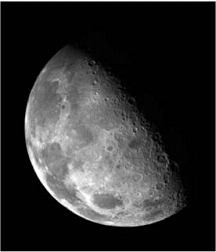
%> input picture Aula3/Moon.tif, 216 x 252 px
$ octave --eval "EqualizacaoHistograma('Moon.tif');"   (GNU Octave 9; MATLAB toolbox functions it lacks are replaced by stand-ins)
%> lines starting %> are read from the running program, lines starting %| are printed output that depends on the picture
function EqualizacaoHistograma(imagem)
%> called with imagem = 'Moon.tif'
    I = imread(imagem);
%> I is the input picture: size 252x216 uint8; min 0, max 255, mean 48.1
    [m,n] = size(I);
%> m = 252; n = 216
    c = zeros(m,n);

    for k=1:256
        h1(k)=0;
        h2(k)=0;
        equalizado(k) = 0;
        fda(k) = 0;
        nivelCinza(k) = 0;
    end


    for i=1:m
        for j=1:n
            ind=double(I(i,j))+1;
            h1(ind) = h1(ind) + 1;
        end
    end
%> after the loop, h1 = 256 values, max 20459 at index 1, min 0 at index 2, mean 212.6


     for k=1:256
         equalizado(k)=h1(k)/(m*n);
     end
%> after the loop, equalizado = 256 values, max 0.376 at index 1, min 0 at index 2, mean 0.00391


     %FDA
     for k=1:256
         soma = 0;
         for j=1:k
             soma = soma+equalizado(j);
         end
         fda(k) = soma;
     end
%> after the loop, fda = 256 values from 0.376 to 1

%
     for k=1:256
        nivelCinza(k) = round (fda(k)*255);
     end
%> after the loop, nivelCinza = 256 values from 96 to 255

%
     for i=1:m
        for j=1:n
             c(i,j) = nivelCinza(double(I(i,j))+1);
         end
     end
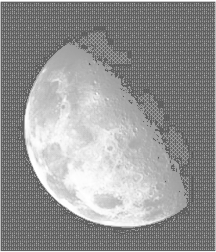
%> c: size 252x216 double; min 96, max 255, mean 148.8

    disp(size(c));
%|    252   216
    for i=1:m
        for j=1:n
            ind=c(i,j)+1;
            h2(ind) = h2(ind) + 1;
        end
    end
%> after the loop, h2 = 256 values, max 20459 at index 97, min 0 at index 1, mean 212.6

    figure;
    bar(h2);title('2');
%> after `title('2')`:
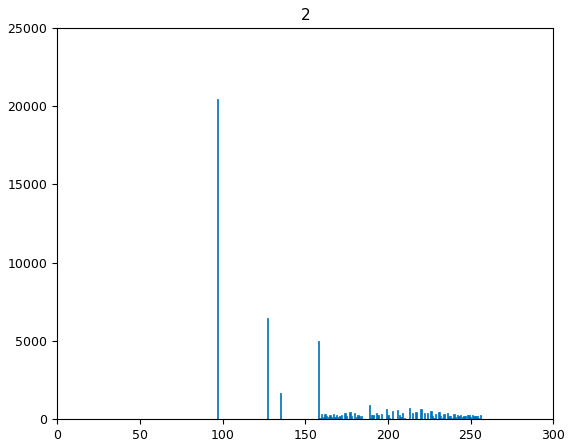
%> figure redrawn from the program's plot data; tallest bar 20459 high, from x = 96.6 to 97.4
%> `EqualizacaoHistograma('Moon.tif');`:
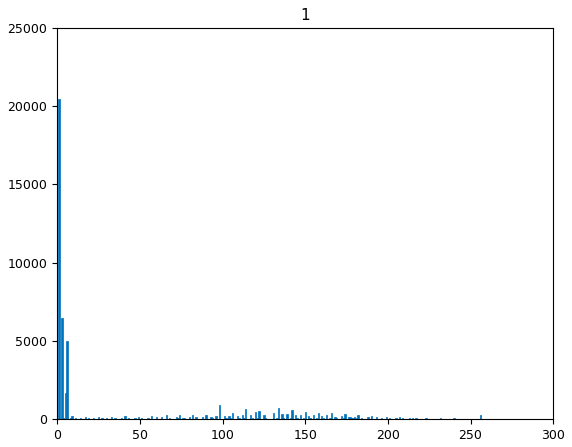
%> figure redrawn from the program's plot data; tallest bar 20459 high, from x = 0.6 to 1.4

    figure;
    bar(h1);title('1');


end
